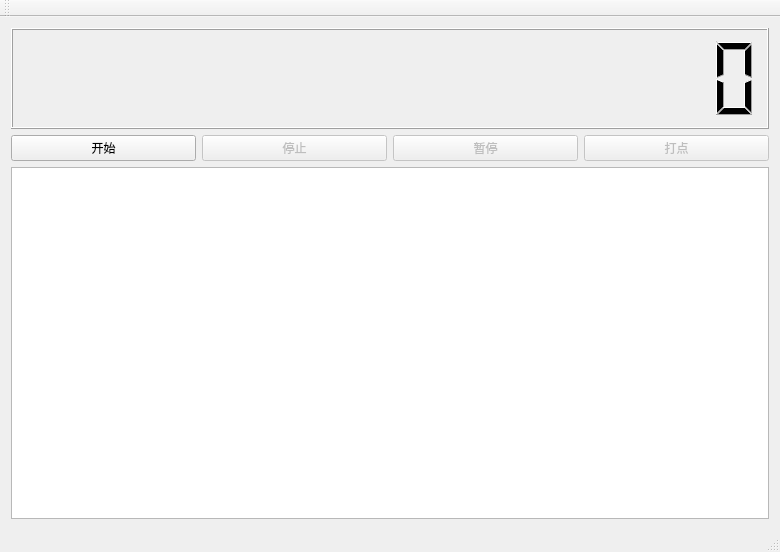
<?xml version="1.0" encoding="UTF-8"?>
<ui version="4.0">
 <class>MainWindow</class>
 <widget class="QMainWindow" name="MainWindow">
  <property name="geometry">
   <rect>
    <x>0</x>
    <y>0</y>
    <width>780</width>
    <height>552</height>
   </rect>
  </property>
  <property name="windowTitle">
   <string>HXX‘s 秒表</string>
  </property>
  <widget class="QWidget" name="centralWidget">
   <layout class="QVBoxLayout" name="verticalLayout" stretch="2,1,7">
    <item>
     <widget class="QLCDNumber" name="lcdNumber">
      <property name="smallDecimalPoint">
       <bool>false</bool>
      </property>
      <property name="digitCount">
       <number>17</number>
      </property>
     </widget>
    </item>
    <item>
     <layout class="QHBoxLayout" name="horizontalLayout">
      <item>
       <widget class="QPushButton" name="btn_start">
        <property name="text">
         <string>开始</string>
        </property>
       </widget>
      </item>
      <item>
       <widget class="QPushButton" name="btn_stop">
        <property name="enabled">
         <bool>false</bool>
        </property>
        <property name="text">
         <string>停止</string>
        </property>
       </widget>
      </item>
      <item>
       <widget class="QPushButton" name="btn_pause">
        <property name="enabled">
         <bool>false</bool>
        </property>
        <property name="text">
         <string>暂停</string>
        </property>
       </widget>
      </item>
      <item>
       <widget class="QPushButton" name="btn_point">
        <property name="enabled">
         <bool>false</bool>
        </property>
        <property name="text">
         <string>打点</string>
        </property>
       </widget>
      </item>
     </layout>
    </item>
    <item>
     <widget class="QTextBrowser" name="textBrowser"/>
    </item>
   </layout>
  </widget>
  <widget class="QMenuBar" name="menuBar">
   <property name="geometry">
    <rect>
     <x>0</x>
     <y>0</y>
     <width>780</width>
     <height>26</height>
    </rect>
   </property>
  </widget>
  <widget class="QToolBar" name="mainToolBar">
   <attribute name="toolBarArea">
    <enum>TopToolBarArea</enum>
   </attribute>
   <attribute name="toolBarBreak">
    <bool>false</bool>
   </attribute>
  </widget>
  <widget class="QStatusBar" name="statusBar"/>
 </widget>
 <layoutdefault spacing="6" margin="11"/>
 <resources/>
 <connections/>
</ui>
